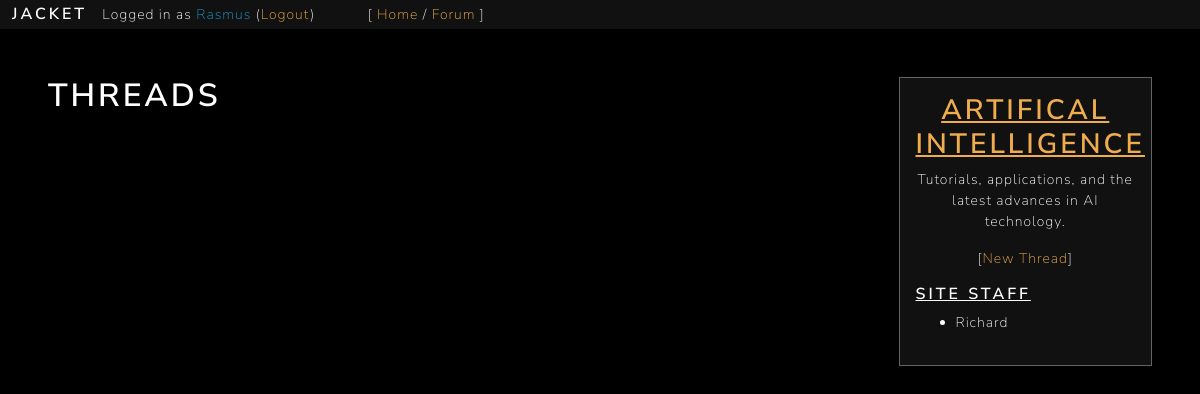
The app's page /forum/sub/?s=zgcGSXkSAW (signed in) with its own data.
### forum/models.py (models this page shows)
class Subforum(models.Model):
	key = models.CharField(max_length=10, default=gen_key, unique=True)
	category = models.CharField(max_length=25)
	name = models.CharField(max_length=50)
	description = models.TextField(max_length=250, blank=True)
	nsfw = models.BooleanField(default=False)

### forum/views.py (the view, shortened to what this page needs)
# urls.py: path('sub/', views.subforum, name="subforum"),
def subforum(request):
	if not check_login(request):
		return redirect('home')
	context = {}
	load_user_context(request, context)
	load_staff_list_context(context)
	print(context['staff'])
	s = request.GET.get('s')
	if s is None:
		return redirect('forum')
	try:
		subforum = Subforum.objects.get(key=s)
		context['threads'] = {}
		threads = subforum.thread_set.all()
		context['subforum'] = subforum.__dict__
		context['thread_form'] = ThreadForm()
	except Subforum.DoesNotExist:
		return redirect('forum')
	return render(request, 'forum/subforum.html', context)

### general/models.py (called while the page is built)
def gen_key():
	key = ''
	for i in range(0, 10):
		key += key_chars[random.randint(0, len(key_chars)-1)]
	return key

### general/views.py (called while the page is built)
def check_login(request):
	try:
		if request.session['user_id'] is not None:
			return True
	except KeyError:
		return False

def load_user_context(request, context):
	context['user'] = {
		'id': request.session['user_id'],
		'username': request.session['user_name']
	}

def load_staff_list_context(context):
	staff = User.objects.filter(is_staff=True)
	context['staff'] = {}
	for user in staff:
		context['staff'][user.id] = user.username

### forum/templates/forum/subforum.html (shortened to what this page needs)
{% extends 'general/base.html' %}
{% load static %}
{% block content %}
<main class="p-5 text-light container-fluid">
	<div class="row">
		<div class="col-9">
			<div class="d-block">
				<h1 class="text-light">Threads</h1>
			</div>
		</div>
		<div class="col-3">
			<div class="bg-ap-dark border border-grey p-3">
				<h2 class="text-warning text-center underline">{{ subforum.name }}</h2>
				<p class="text-light text-center">{{ subforum.description }}</p>
				<p class="text-center">
					[<a class="text-warning" href="#reply-form" data-toggle="modal" data-target="#thread-form">New Thread</a>]
				</p>
				<h5 class="text-light underline">Site Staff</h5>
				<ul>
					{% for id, username in staff.items %}
					<li>
						{{ username }}
					</li>
					{% endfor %}
				</ul>
			</div>
		</div>
	</div>
</main>
{% endblock %}

### static/css/jacket.css (style rules this page uses)
html { scroll-behavior: smooth; }

### records on screen
Subforum: name "ARTIFICAL INTELLIGENCE", description "Tutorials, applications, and the latest advances in AI technology."

### other values on screen
{{ user.username }} "Rasmus"
{{ username }} "Richard"
